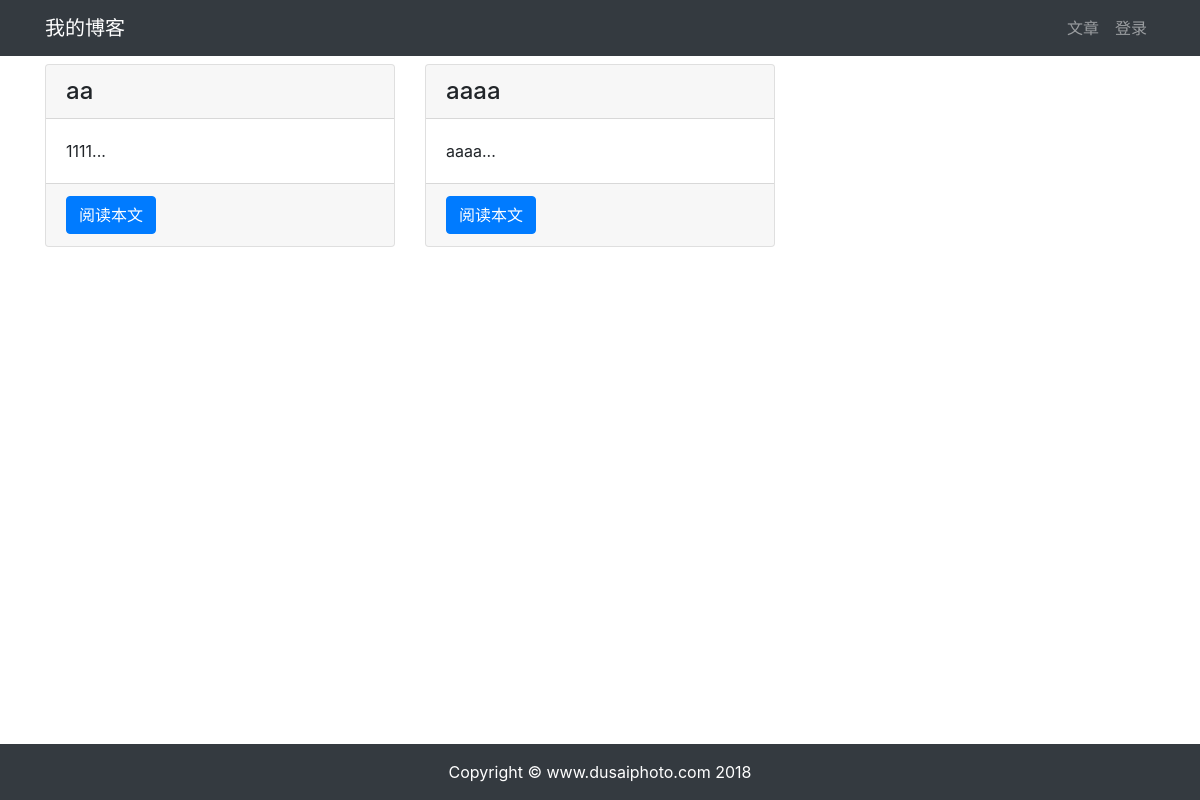
Page /article/article-list/ on the earlier database version.
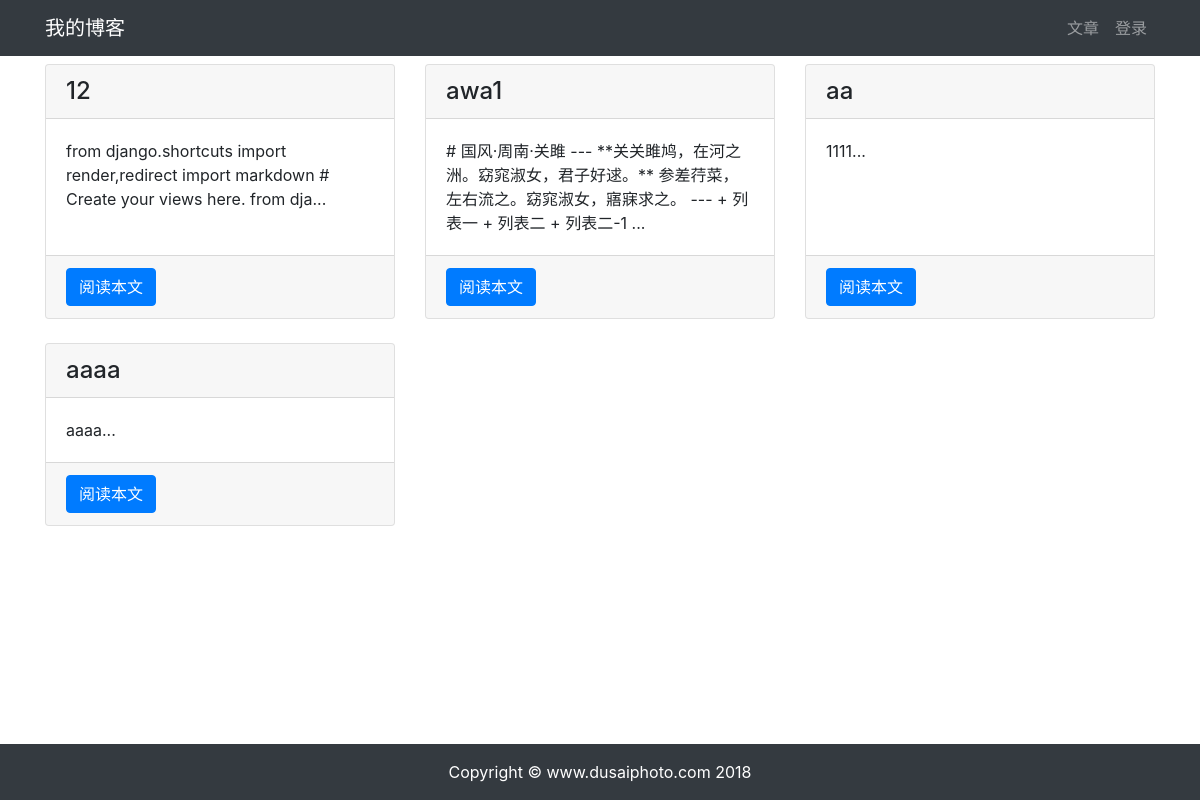
Same page on the later database version.
### article/models.py (models this page shows)
class ArticlePost(models.Model):
    author = models.ForeignKey(User, on_delete=models.CASCADE)
    title = models.CharField(max_length=100)
    body = models.TextField()
    created = models.DateTimeField(default=timezone.now)
    updated = models.DateTimeField(auto_now=True)
    class Meta:
        ordering = ('-created',)
    def __str__(self):
        return self.title

### article/views.py (the view)
# urls.py: path('article-list/', views.article_list, name='article_list'),
def article_list(request):
    articles = ArticlePost.objects.all()
    print(articles)
    context = {'articles': articles}
    return render(request, 'article/list.html', context)

### templates/article/list.html (shortened to what this page needs)
{% extends "base.html" %}
{% block content %}
<div class="container">
    <div class="row mt-2">
        {% for article in articles %}
        <div class="col-4 mb-4">
            <div class="card h-100">
                <h4 class="card-header">{{ article.title }}</h4>
                <div class="card-body">
                    <p class="card-text">{{ article.body|slice:'100' }}...</p>
                </div>
                <div class="card-footer">
                    <a href="{% url 'article:article_detail' article.id %}" class="btn btn-primary">阅读本文</a>
                </div>
            </div>
        </div>
        {% endfor %}
    </div>
</div>
{% endblock content %}

### templates/base.html (shortened to what this page needs)
{% load static %}
<html lang="zh-cn">
<head>
    <link rel="stylesheet" href="{% static 'bootstrap/css/bootstrap.min.css' %}">
</head>
<body>
    {% include 'header.html' %}
    {% block content %}{% endblock content %}
    {% include 'footer.html' %}
    <link rel="stylesheet" href="{% static 'md_css/monokai.css' %}">
</body>
</html>

### templates/header.html
<nav class="navbar navbar-expand-lg navbar-dark bg-dark">
  <div class="container">
    <a class="navbar-brand" href="#">我的博客</a>
    <div>
      <ul class="navbar-nav">
        <li class="nav-item">
          <a class="nav-link" href="{% url 'article:article_list' %}">文章</a>
        </li>
        {% if user.is_authenticated %}
        <li class="nav-item dropdown">
          <a class="nav-link dropdown-toggle" href="#" id="navbarDropdown" role="button" data-toggle="dropdown" aria-haspopup="true" aria-expanded="false">
            {{ user.username }}
          </a>
          <div class="dropdown-menu" aria-labelledby="navbarDropdown">
            <a class="dropdown-item" href="{% url "userprofile:logout" %}">退出登录</a>
          </div>
          <div class="dropdown-menu" aria-labelledby="navbarDropdown">
          </div>
      </li>
        {% else %}
            <li class="nav-item">
                <a class="nav-link" href="{% url 'userprofile:login' %}">登录</a>
            </li>
        {% endif %}
      </ul>
    </div>
  </div>
</nav>

### templates/footer.html (shortened to what this page needs)
<div>
    <br><br><br>
</div>
<footer class="py-3 bg-dark fixed-bottom">
    <div class="container">
        <p class="m-0 text-center text-white">Copyright &copy; www.dusaiphoto.com 2018</p>
    </div>
</footer>

Differences in the rows shown:
added ArticlePost: title "12", body "from django.shortcuts import render,redirect import markdown # Create your views here. from dja"
added ArticlePost: title "awa1", body "# 国风·周南·关雎 --- **关关雎鸠，在河之洲。窈窕淑女，君子好逑。** 参差荇菜，左右流之。窈窕淑女，寤寐求之。 --- + 列表一 + 列表二 + 列表二-1"
